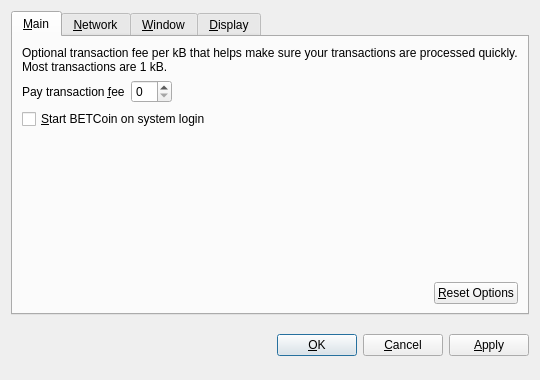
<?xml version="1.0" encoding="UTF-8"?>
<ui version="4.0">
 <class>OptionsDialog</class>
 <widget class="QDialog" name="OptionsDialog">
  <property name="geometry">
   <rect>
    <x>0</x>
    <y>0</y>
    <width>540</width>
    <height>380</height>
   </rect>
  </property>
  <property name="windowTitle">
   <string>Options</string>
  </property>
  <property name="modal">
   <bool>true</bool>
  </property>
  <layout class="QVBoxLayout" name="verticalLayout">
   <item>
    <widget class="QTabWidget" name="tabWidget">
     <property name="tabPosition">
      <enum>QTabWidget::North</enum>
     </property>
     <property name="currentIndex">
      <number>0</number>
     </property>
     <widget class="QWidget" name="tabMain">
      <attribute name="title">
       <string>&amp;Main</string>
      </attribute>
      <layout class="QVBoxLayout" name="verticalLayout_Main">
       <item>
        <widget class="QLabel" name="transactionFeeInfoLabel">
         <property name="text">
          <string>Optional transaction fee per kB that helps make sure your transactions are processed quickly. Most transactions are 1 kB.</string>
         </property>
         <property name="textFormat">
          <enum>Qt::PlainText</enum>
         </property>
         <property name="wordWrap">
          <bool>true</bool>
         </property>
        </widget>
       </item>
       <item>
        <layout class="QHBoxLayout" name="horizontalLayout_1_Main">
         <item>
          <widget class="QLabel" name="transactionFeeLabel">
           <property name="text">
            <string>Pay transaction &amp;fee</string>
           </property>
           <property name="textFormat">
            <enum>Qt::PlainText</enum>
           </property>
           <property name="buddy">
            <cstring>transactionFee</cstring>
           </property>
          </widget>
         </item>
         <item>
          <widget class="BitcoinAmountField" name="transactionFee"/>
         </item>
         <item>
          <spacer name="horizontalSpacer_1_Main">
           <property name="orientation">
            <enum>Qt::Horizontal</enum>
           </property>
           <property name="sizeHint" stdset="0">
            <size>
             <width>40</width>
             <height>20</height>
            </size>
           </property>
          </spacer>
         </item>
        </layout>
       </item>
       <item>
        <widget class="QCheckBox" name="bitcoinAtStartup">
         <property name="toolTip">
          <string>Automatically start BETCoin after logging in to the system.</string>
         </property>
         <property name="text">
          <string>&amp;Start BETCoin on system login</string>
         </property>
        </widget>
       </item>
       <item>
        <spacer name="verticalSpacer_Main">
         <property name="orientation">
          <enum>Qt::Vertical</enum>
         </property>
         <property name="sizeHint" stdset="0">
          <size>
           <width>20</width>
           <height>40</height>
          </size>
         </property>
        </spacer>
       </item>
       <item>
        <layout class="QHBoxLayout" name="horizontalLayout_2_Main">
         <item>
          <spacer name="horizontalSpacer_2_Main">
           <property name="orientation">
            <enum>Qt::Horizontal</enum>
           </property>
           <property name="sizeHint" stdset="0">
            <size>
             <width>40</width>
             <height>20</height>
            </size>
           </property>
          </spacer>
         </item>
         <item>
          <widget class="QPushButton" name="resetButton">
           <property name="toolTip">
            <string>Reset all client options to default.</string>
           </property>
           <property name="text">
            <string>&amp;Reset Options</string>
           </property>
           <property name="autoDefault">
            <bool>false</bool>
           </property>
          </widget>
         </item>
        </layout>
       </item>
      </layout>
     </widget>
     <widget class="QWidget" name="tabNetwork">
      <attribute name="title">
       <string>&amp;Network</string>
      </attribute>
      <layout class="QVBoxLayout" name="verticalLayout_Network">
       <item>
        <widget class="QCheckBox" name="mapPortUpnp">
         <property name="toolTip">
          <string>Automatically open the BETCoin client port on the router. This only works when your router supports UPnP and it is enabled.</string>
         </property>
         <property name="text">
          <string>Map port using &amp;UPnP</string>
         </property>
        </widget>
       </item>
       <item>
        <widget class="QCheckBox" name="connectSocks">
         <property name="toolTip">
          <string>Connect to the BETCoin network through a SOCKS proxy (e.g. when connecting through Tor).</string>
         </property>
         <property name="text">
          <string>&amp;Connect through SOCKS proxy:</string>
         </property>
        </widget>
       </item>
       <item>
        <layout class="QHBoxLayout" name="horizontalLayout_Network">
         <item>
          <widget class="QLabel" name="proxyIpLabel">
           <property name="text">
            <string>Proxy &amp;IP:</string>
           </property>
           <property name="textFormat">
            <enum>Qt::PlainText</enum>
           </property>
           <property name="buddy">
            <cstring>proxyIp</cstring>
           </property>
          </widget>
         </item>
         <item>
          <widget class="QValidatedLineEdit" name="proxyIp">
           <property name="maximumSize">
            <size>
             <width>140</width>
             <height>16777215</height>
            </size>
           </property>
           <property name="toolTip">
            <string>IP address of the proxy (e.g. 127.0.0.1)</string>
           </property>
          </widget>
         </item>
         <item>
          <widget class="QLabel" name="proxyPortLabel">
           <property name="text">
            <string>&amp;Port:</string>
           </property>
           <property name="textFormat">
            <enum>Qt::PlainText</enum>
           </property>
           <property name="buddy">
            <cstring>proxyPort</cstring>
           </property>
          </widget>
         </item>
         <item>
          <widget class="QLineEdit" name="proxyPort">
           <property name="maximumSize">
            <size>
             <width>55</width>
             <height>16777215</height>
            </size>
           </property>
           <property name="toolTip">
            <string>Port of the proxy (e.g. 9050)</string>
           </property>
          </widget>
         </item>
         <item>
          <widget class="QLabel" name="socksVersionLabel">
           <property name="text">
            <string>SOCKS &amp;Version:</string>
           </property>
           <property name="textFormat">
            <enum>Qt::PlainText</enum>
           </property>
           <property name="buddy">
            <cstring>socksVersion</cstring>
           </property>
          </widget>
         </item>
         <item>
          <widget class="QValueComboBox" name="socksVersion">
           <property name="toolTip">
            <string>SOCKS version of the proxy (e.g. 5)</string>
           </property>
          </widget>
         </item>
         <item>
          <spacer name="horizontalSpacer_Network">
           <property name="orientation">
            <enum>Qt::Horizontal</enum>
           </property>
           <property name="sizeHint" stdset="0">
            <size>
             <width>40</width>
             <height>20</height>
            </size>
           </property>
          </spacer>
         </item>
        </layout>
       </item>
       <item>
        <spacer name="verticalSpacer_Network">
         <property name="orientation">
          <enum>Qt::Vertical</enum>
         </property>
         <property name="sizeHint" stdset="0">
          <size>
           <width>20</width>
           <height>40</height>
          </size>
         </property>
        </spacer>
       </item>
      </layout>
     </widget>
     <widget class="QWidget" name="tabWindow">
      <attribute name="title">
       <string>&amp;Window</string>
      </attribute>
      <layout class="QVBoxLayout" name="verticalLayout_Window">
       <item>
        <widget class="QCheckBox" name="minimizeToTray">
         <property name="toolTip">
          <string>Show only a tray icon after minimizing the window.</string>
         </property>
         <property name="text">
          <string>&amp;Minimize to the tray instead of the taskbar</string>
         </property>
        </widget>
       </item>
       <item>
        <widget class="QCheckBox" name="minimizeOnClose">
         <property name="toolTip">
          <string>Minimize instead of exit the application when the window is closed. When this option is enabled, the application will be closed only after selecting Quit in the menu.</string>
         </property>
         <property name="text">
          <string>M&amp;inimize on close</string>
         </property>
        </widget>
       </item>
       <item>
        <spacer name="verticalSpacer_Window">
         <property name="orientation">
          <enum>Qt::Vertical</enum>
         </property>
         <property name="sizeHint" stdset="0">
          <size>
           <width>20</width>
           <height>40</height>
          </size>
         </property>
        </spacer>
       </item>
      </layout>
     </widget>
     <widget class="QWidget" name="tabDisplay">
      <attribute name="title">
       <string>&amp;Display</string>
      </attribute>
      <layout class="QVBoxLayout" name="verticalLayout_Display">
       <item>
        <layout class="QHBoxLayout" name="horizontalLayout_1_Display">
         <item>
          <widget class="QLabel" name="langLabel">
           <property name="text">
            <string>User Interface &amp;language:</string>
           </property>
           <property name="textFormat">
            <enum>Qt::PlainText</enum>
           </property>
           <property name="buddy">
            <cstring>lang</cstring>
           </property>
          </widget>
         </item>
         <item>
          <widget class="QValueComboBox" name="lang">
           <property name="toolTip">
            <string>The user interface language can be set here. This setting will take effect after restarting BETCoin.</string>
           </property>
          </widget>
         </item>
        </layout>
       </item>
       <item>
        <layout class="QHBoxLayout" name="horizontalLayout_2_Display">
         <item>
          <widget class="QLabel" name="unitLabel">
           <property name="text">
            <string>&amp;Unit to show amounts in:</string>
           </property>
           <property name="textFormat">
            <enum>Qt::PlainText</enum>
           </property>
           <property name="buddy">
            <cstring>unit</cstring>
           </property>
          </widget>
         </item>
         <item>
          <widget class="QValueComboBox" name="unit">
           <property name="toolTip">
            <string>Choose the default subdivision unit to show in the interface and when sending coins.</string>
           </property>
          </widget>
         </item>
        </layout>
       </item>
       <item>
        <widget class="QCheckBox" name="displayAddresses">
         <property name="toolTip">
          <string>Whether to show BETCoin addresses in the transaction list or not.</string>
         </property>
         <property name="text">
          <string>&amp;Display addresses in transaction list</string>
         </property>
        </widget>
       </item>
       <item>
        <widget class="QCheckBox" name="coinControlFeatures">
         <property name="toolTip">
          <string>Whether to show coin control features or not.</string>
         </property>
         <property name="text">
          <string>Display coin &amp;control features (experts only!)</string>
         </property>
        </widget>
       </item>
       <item>
        <spacer name="verticalSpacer_Display">
         <property name="orientation">
          <enum>Qt::Vertical</enum>
         </property>
         <property name="sizeHint" stdset="0">
          <size>
           <width>20</width>
           <height>40</height>
          </size>
         </property>
        </spacer>
       </item>
      </layout>
     </widget>
    </widget>
   </item>
   <item>
    <layout class="QHBoxLayout" name="horizontalLayout_Buttons">
     <item>
      <spacer name="horizontalSpacer_1">
       <property name="orientation">
        <enum>Qt::Horizontal</enum>
       </property>
       <property name="sizeHint" stdset="0">
        <size>
         <width>40</width>
         <height>48</height>
        </size>
       </property>
      </spacer>
     </item>
     <item>
      <widget class="QLabel" name="statusLabel">
       <property name="font">
        <font>
         <weight>75</weight>
         <bold>true</bold>
        </font>
       </property>
       <property name="text">
        <string/>
       </property>
       <property name="textFormat">
        <enum>Qt::PlainText</enum>
       </property>
       <property name="wordWrap">
        <bool>true</bool>
       </property>
      </widget>
     </item>
     <item>
      <spacer name="horizontalSpacer_2">
       <property name="orientation">
        <enum>Qt::Horizontal</enum>
       </property>
       <property name="sizeHint" stdset="0">
        <size>
         <width>40</width>
         <height>48</height>
        </size>
       </property>
      </spacer>
     </item>
     <item>
      <widget class="QPushButton" name="okButton">
       <property name="text">
        <string>&amp;OK</string>
       </property>
      </widget>
     </item>
     <item>
      <widget class="QPushButton" name="cancelButton">
       <property name="text">
        <string>&amp;Cancel</string>
       </property>
       <property name="autoDefault">
        <bool>false</bool>
       </property>
      </widget>
     </item>
     <item>
      <widget class="QPushButton" name="applyButton">
       <property name="text">
        <string>&amp;Apply</string>
       </property>
       <property name="autoDefault">
        <bool>false</bool>
       </property>
      </widget>
     </item>
    </layout>
   </item>
  </layout>
 </widget>
 <customwidgets>
  <customwidget>
   <class>BitcoinAmountField</class>
   <extends>QSpinBox</extends>
   <header>bitcoinamountfield.h</header>
  </customwidget>
  <customwidget>
   <class>QValueComboBox</class>
   <extends>QComboBox</extends>
   <header>qvaluecombobox.h</header>
  </customwidget>
  <customwidget>
   <class>QValidatedLineEdit</class>
   <extends>QLineEdit</extends>
   <header>qvalidatedlineedit.h</header>
  </customwidget>
 </customwidgets>
 <resources/>
 <connections/>
</ui>
